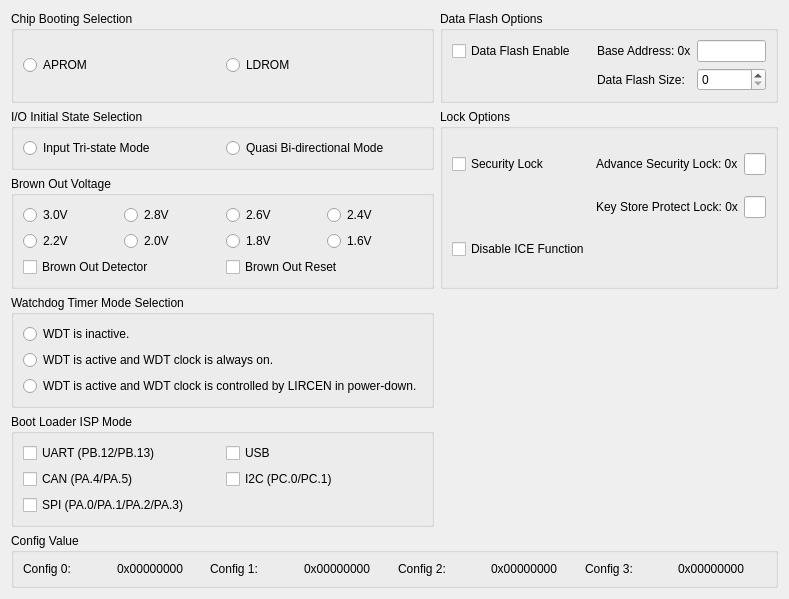
<?xml version="1.0" encoding="UTF-8"?>
<ui version="4.0">
 <class>Dialog</class>
 <widget class="QDialog" name="Dialog">
  <property name="geometry">
   <rect>
    <x>0</x>
    <y>0</y>
    <width>632</width>
    <height>493</height>
   </rect>
  </property>
  <layout class="QGridLayout" name="gridLayout">
   <item row="0" column="1">
    <widget class="QGroupBox" name="IDC_GROUP_DATA_FLASH">
     <property name="title">
      <string>Data Flash Options</string>
     </property>
     <layout class="QGridLayout" name="layout_IDC_GROUP_DATA_FLASH" columnstretch="2,1,1,0,0">
      <item row="0" column="0">
       <widget class="QCheckBox" name="IDC_CHECK_DATA_FLASH_ENABLE">
        <property name="text">
         <string>Data Flash Enable</string>
        </property>
       </widget>
      </item>
      <item row="0" column="1">
       <widget class="QLabel" name="IDC_STATIC_FLASH_BASE_ADDRESS">
        <property name="text">
         <string>Base Address: 0x</string>
        </property>
       </widget>
      </item>
      <item row="0" column="2">
       <widget class="QLineEdit" name="IDC_EDIT_FLASH_BASE_ADDRESS"/>
      </item>
      <item row="2" column="1">
       <widget class="QLabel" name="IDC_STATIC_DATA_FLASH_SIZE">
        <property name="text">
         <string>Data Flash Size:</string>
        </property>
       </widget>
      </item>
      <item row="2" column="2">
       <widget class="QSpinBox" name="IDC_SPIN_DATA_FLASH_SIZE"/>
      </item>
     </layout>
    </widget>
   </item>
   <item row="0" column="0">
    <widget class="QGroupBox" name="IDC_GROUP_BOOT_SELECT">
     <property name="title">
      <string>Chip Booting Selection</string>
     </property>
     <layout class="QHBoxLayout" name="layout_IDC_GROUP_BOOT_SELECT">
      <item>
       <widget class="QRadioButton" name="IDC_RADIO_BS_APROM_LDROM">
        <property name="text">
         <string>APROM</string>
        </property>
       </widget>
      </item>
      <item>
       <widget class="QRadioButton" name="IDC_RADIO_BS_LDROM_APROM">
        <property name="text">
         <string>LDROM</string>
        </property>
       </widget>
      </item>
     </layout>
    </widget>
   </item>
   <item row="1" column="0">
    <widget class="QGroupBox" name="IDC_GROUP_IO_STATE">
     <property name="title">
      <string>I/O Initial State Selection</string>
     </property>
     <layout class="QHBoxLayout" name="layout_IDC_GROUP_IO_STATE">
      <item>
       <widget class="QRadioButton" name="IDC_RADIO_IO_TRI">
        <property name="text">
         <string>Input Tri-state Mode</string>
        </property>
       </widget>
      </item>
      <item>
       <widget class="QRadioButton" name="IDC_RADIO_IO_BI">
        <property name="text">
         <string>Quasi Bi-directional Mode</string>
        </property>
       </widget>
      </item>
     </layout>
    </widget>
   </item>
   <item row="2" column="0">
    <widget class="QGroupBox" name="IDC_GROUP_BROWN_OUT_VOLTAGE">
     <property name="title">
      <string>Brown Out Voltage</string>
     </property>
     <layout class="QGridLayout" name="gridLayout_3">
      <item row="0" column="0">
       <widget class="QRadioButton" name="IDC_RADIO_BOV_7">
        <property name="text">
         <string>3.0V</string>
        </property>
       </widget>
      </item>
      <item row="0" column="1">
       <widget class="QRadioButton" name="IDC_RADIO_BOV_6">
        <property name="text">
         <string>2.8V</string>
        </property>
       </widget>
      </item>
      <item row="0" column="2">
       <widget class="QRadioButton" name="IDC_RADIO_BOV_5">
        <property name="text">
         <string>2.6V</string>
        </property>
       </widget>
      </item>
      <item row="0" column="3">
       <widget class="QRadioButton" name="IDC_RADIO_BOV_4">
        <property name="text">
         <string>2.4V</string>
        </property>
       </widget>
      </item>
      <item row="1" column="0">
       <widget class="QRadioButton" name="IDC_RADIO_BOV_3">
        <property name="text">
         <string>2.2V</string>
        </property>
       </widget>
      </item>
      <item row="1" column="1">
       <widget class="QRadioButton" name="IDC_RADIO_BOV_2">
        <property name="text">
         <string>2.0V</string>
        </property>
       </widget>
      </item>
      <item row="1" column="2">
       <widget class="QRadioButton" name="IDC_RADIO_BOV_1">
        <property name="text">
         <string>1.8V</string>
        </property>
       </widget>
      </item>
      <item row="1" column="3">
       <widget class="QRadioButton" name="IDC_RADIO_BOV_0">
        <property name="text">
         <string>1.6V</string>
        </property>
       </widget>
      </item>
      <item row="2" column="0" colspan="2">
       <widget class="QCheckBox" name="IDC_CHECK_BROWN_OUT_DETECT">
        <property name="text">
         <string>Brown Out Detector</string>
        </property>
       </widget>
      </item>
      <item row="2" column="2" colspan="2">
       <widget class="QCheckBox" name="IDC_CHECK_BROWN_OUT_RESET">
        <property name="text">
         <string>Brown Out Reset</string>
        </property>
       </widget>
      </item>
     </layout>
    </widget>
   </item>
   <item row="3" column="0">
    <widget class="QGroupBox" name="IDC_GROUP_WDT">
     <property name="title">
      <string>Watchdog Timer Mode Selection</string>
     </property>
     <layout class="QVBoxLayout" name="layout_IDC_GROUP_WDT">
      <item>
       <widget class="QRadioButton" name="IDC_RADIO_WDT_DISABLE">
        <property name="text">
         <string>WDT is inactive.</string>
        </property>
       </widget>
      </item>
      <item>
       <widget class="QRadioButton" name="IDC_RADIO_WDT_ENABLE_KEEP">
        <property name="text">
         <string>WDT is active and WDT clock is always on.</string>
        </property>
       </widget>
      </item>
      <item>
       <widget class="QRadioButton" name="IDC_RADIO_WDT_ENABLE_STOP">
        <property name="text">
         <string>WDT is active and WDT clock is controlled by LIRCEN in power-down.</string>
        </property>
       </widget>
      </item>
     </layout>
    </widget>
   </item>
   <item row="4" column="0">
    <widget class="QGroupBox" name="IDC_GROUP_ISP_MODE">
     <property name="title">
      <string>Boot Loader ISP Mode</string>
     </property>
     <layout class="QGridLayout" name="layout_IDC_GROUP_ISP_MODE">
      <item row="0" column="0">
       <widget class="QCheckBox" name="IDC_CHECK_ISP_MODE_UART">
        <property name="text">
         <string>UART (PB.12/PB.13)</string>
        </property>
       </widget>
      </item>
      <item row="0" column="1">
       <widget class="QCheckBox" name="IDC_CHECK_ISP_MODE_USB">
        <property name="text">
         <string>USB</string>
        </property>
       </widget>
      </item>
      <item row="1" column="0">
       <widget class="QCheckBox" name="IDC_CHECK_ISP_MODE_CAN">
        <property name="text">
         <string>CAN (PA.4/PA.5)</string>
        </property>
       </widget>
      </item>
      <item row="1" column="1">
       <widget class="QCheckBox" name="IDC_CHECK_ISP_MODE_I2C">
        <property name="text">
         <string>I2C (PC.0/PC.1)</string>
        </property>
       </widget>
      </item>
      <item row="2" column="0">
       <widget class="QCheckBox" name="IDC_CHECK_ISP_MODE_SPI">
        <property name="text">
         <string>SPI (PA.0/PA.1/PA.2/PA.3)</string>
        </property>
       </widget>
      </item>
     </layout>
    </widget>
   </item>
   <item row="5" column="0" colspan="2">
    <widget class="QGroupBox" name="IDC_GROUP_CONFIG_VALUE">
     <property name="title">
      <string>Config Value</string>
     </property>
     <layout class="QHBoxLayout" name="layout_IDC_GROUP_CONFIG_VALUE">
      <item>
       <widget class="QLabel" name="IDC_STATIC_CONFIG_0">
        <property name="text">
         <string>Config 0:</string>
        </property>
       </widget>
      </item>
      <item>
       <widget class="QLabel" name="IDC_STATIC_CONFIG_VALUE_0">
        <property name="text">
         <string>0x00000000</string>
        </property>
       </widget>
      </item>
      <item>
       <widget class="QLabel" name="IDC_STATIC_CONFIG_1">
        <property name="text">
         <string>Config 1:</string>
        </property>
       </widget>
      </item>
      <item>
       <widget class="QLabel" name="IDC_STATIC_CONFIG_VALUE_1">
        <property name="text">
         <string>0x00000000</string>
        </property>
       </widget>
      </item>
      <item>
       <widget class="QLabel" name="IDC_STATIC_CONFIG_2">
        <property name="text">
         <string>Config 2:</string>
        </property>
       </widget>
      </item>
      <item>
       <widget class="QLabel" name="IDC_STATIC_CONFIG_VALUE_2">
        <property name="text">
         <string>0x00000000</string>
        </property>
       </widget>
      </item>
      <item>
       <widget class="QLabel" name="IDC_STATIC_CONFIG_3">
        <property name="text">
         <string>Config 3:</string>
        </property>
       </widget>
      </item>
      <item>
       <widget class="QLabel" name="IDC_STATIC_CONFIG_VALUE_3">
        <property name="text">
         <string>0x00000000</string>
        </property>
       </widget>
      </item>
     </layout>
    </widget>
   </item>
   <item row="1" column="1" rowspan="2">
    <widget class="QGroupBox" name="IDC_GROUP_ADVANCE_LOCK">
     <property name="title">
      <string>Lock Options</string>
     </property>
     <layout class="QGridLayout" name="gridLayout_2" rowstretch="1,1,1" columnstretch="2,1,1">
      <item row="0" column="1">
       <widget class="QLabel" name="IDC_STATIC_FLASH_ADVANCE_LOCK">
        <property name="text">
         <string>Advance Security Lock: 0x</string>
        </property>
       </widget>
      </item>
      <item row="0" column="0">
       <widget class="QCheckBox" name="IDC_CHECK_SECURITY_LOCK">
        <property name="text">
         <string>Security Lock</string>
        </property>
       </widget>
      </item>
      <item row="0" column="2">
       <widget class="QLineEdit" name="IDC_EDIT_FLASH_ADVANCE_LOCK"/>
      </item>
      <item row="1" column="1">
       <widget class="QLabel" name="IDC_STATIC_FLASH_KEYSTORE_LOCK">
        <property name="text">
         <string>Key Store Protect Lock: 0x</string>
        </property>
       </widget>
      </item>
      <item row="1" column="2">
       <widget class="QLineEdit" name="IDC_EDIT_FLASH_KEYSTORE_LOCK"/>
      </item>
      <item row="2" column="0">
       <widget class="QCheckBox" name="IDC_CHECK_ICE_LOCK">
        <property name="text">
         <string>Disable ICE Function</string>
        </property>
       </widget>
      </item>
     </layout>
    </widget>
   </item>
  </layout>
 </widget>
 <resources/>
 <connections/>
</ui>
